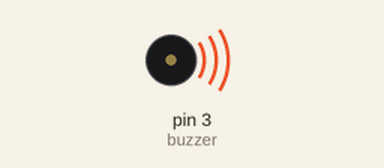
This sketch was run on a simulated Arduino Uno, built with avr-gcc and run on an emulated ATmega328P. On the bench: buzzer (waves = sounding). No radio packets arrive unless stated.

Above: at 0.1 s.
At 12.51 s:
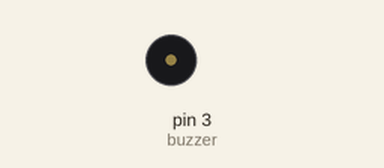
Timing chart, 0 to 13.4 s (numbered marks = the images above):
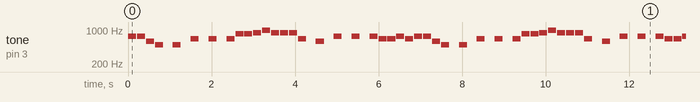

The sketch:

Validacion.ino
```cpp
/*
  Take on me
  Connect a piezo buzzer or speaker to pin 11 or select a new pin.
  More songs available at https://github.com/robsoncouto/arduino-songs

                                              Robson Couto, 2019
*/

#include <SPI.h>
#include <nRF24L01.h>
#include <RF24.h>
#include "pitches.h"

#define RX_ADDRESS "AVUS"
#define TX_ADDRESS "AVUZ"
byte address[6] = RX_ADDRESS;
byte addressb[6] = TX_ADDRESS;
RF24 radio(9, 10);  //CSN and CE pins

// The sizeof this struct should not exceed 32 bytes
struct Received_data {
  byte ch1;
};
int ch1_value = 0;
Received_data received_data;
//************* TRANSMISIÓN **********************************************//
struct Data_to_be_sent {
  byte ch2;
};
Data_to_be_sent sent_data;
int ReadVoltage ;
int up = 0;
int down = 0;
/**************************************************/
int melodyPin = 3;
const int PinSalir = LOW;

// change this to make the song slower or faster
int tempo = 140;

// change this to whichever pin you want to use
int buzzer = 3;

// notes of the moledy followed by the duration.
// a 4 means a quarter note, 8 an eighteenth , 16 sixteenth, so on
// !!negative numbers are used to represent dotted notes,
// so -4 means a dotted quarter note, that is, a quarter plus an eighteenth!!
int melody[] = {

  // Take on me, by A-ha
  // Score available at https://musescore.com/user/27103612/scores/4834399
  // Arranged by Edward Truong

  NOTE_FS5,8, NOTE_FS5,8,NOTE_D5,8, NOTE_B4,8, REST,8, NOTE_B4,8, REST,8, NOTE_E5,8,
  REST,8, NOTE_E5,8, REST,8, NOTE_E5,8, NOTE_GS5,8, NOTE_GS5,8, NOTE_A5,8, NOTE_B5,8,
  NOTE_A5,8, NOTE_A5,8, NOTE_A5,8, NOTE_E5,8, REST,8, NOTE_D5,8, REST,8, NOTE_FS5,8,
  REST,8, NOTE_FS5,8, REST,8, NOTE_FS5,8, NOTE_E5,8, NOTE_E5,8, NOTE_FS5,8, NOTE_E5,8,
  NOTE_FS5,8, NOTE_FS5,8,NOTE_D5,8, NOTE_B4,8, REST,8, NOTE_B4,8, REST,8, NOTE_E5,8,

  REST,8, NOTE_E5,8, REST,8, NOTE_E5,8, NOTE_GS5,8, NOTE_GS5,8, NOTE_A5,8, NOTE_B5,8,
  NOTE_A5,8, NOTE_A5,8, NOTE_A5,8, NOTE_E5,8, REST,8, NOTE_D5,8, REST,8, NOTE_FS5,8,
  REST,8, NOTE_FS5,8, REST,8, NOTE_FS5,8, NOTE_E5,8, NOTE_E5,8, NOTE_FS5,8, NOTE_E5,8,
  NOTE_FS5,8, NOTE_FS5,8,NOTE_D5,8, NOTE_B4,8, REST,8, NOTE_B4,8, REST,8, NOTE_E5,8,
  REST,8, NOTE_E5,8, REST,8, NOTE_E5,8, NOTE_GS5,8, NOTE_GS5,8, NOTE_A5,8, NOTE_B5,8,

  NOTE_A5,8, NOTE_A5,8, NOTE_A5,8, NOTE_E5,8, REST,8, NOTE_D5,8, REST,8, NOTE_FS5,8,
  REST,8, NOTE_FS5,8, REST,8, NOTE_FS5,8, NOTE_E5,8, NOTE_E5,8, NOTE_FS5,8, NOTE_E5,8,

};

// sizeof gives the number of bytes, each int value is composed of two bytes (16 bits)
// there are two values per note (pitch and duration), so for each note there are four bytes
int notes = sizeof(melody) / sizeof(melody[0]) / 2;

// this calculates the duration of a whole note in ms
int wholenote = (60000 * 4) / tempo;

int divider = 0, noteDuration = 0;

void setup()
{
  pinMode(PinSalir, INPUT);
  //Serial.begin(9600);
  //We reset the received values
  received_data.ch1 = 124;
  //sent_data.ch2 = 223;
  //Once again, begin and radio configuration
  radio.begin();
  radio.setAutoAck(false);
  radio.setDataRate(RF24_250KBPS);
  radio.openReadingPipe(1, address);
  radio.openWritingPipe(addressb);
  //We start the radio comunication
  radio.startListening();
}

/**************************************************/

unsigned long last_Time = 0;

//We create the function that will read the data each certain time
void receive_the_data()
{
  while ( radio.available() ) {
    radio.read(&received_data, sizeof(Received_data));
    last_Time = millis(); //Here we receive the data
  }
}

/**************************************************/

int estado = 1;

void loop()
{
//  if (digitalRead(PinSalir) == LOW) {
//    Serial.println("LOW");
//  }
//if (Serial.available() > 0) {
//ch1_value = Serial.read();
// Serial.println(ch1_value);
//}

  switch (estado) {
    case 1:
      //Receive the radio data
      receive_the_data();
      ch1_value = received_data.ch1;
//      Serial.println(ch1_value);

      //if (ch1_value == 55) {
        //Serial.println("bbb");
        sing();
        //received_data.ch1 = 33;
      //}
      //estado = 2;
      break;
    case 2:
                ReadVoltage = analogRead(A0);
                if(ReadVoltage<=100&&down==0){
                  radio.stopListening();
                  sent_data.ch2 = 10;
                   for(int y=0;y<100;y++){
                      radio.write(&sent_data, sizeof(Data_to_be_sent));
                      // Serial.println(sent_data.ch2);
                      delay(1);
                   }
                 //Serial.println("down");
                 down=1;
                 up=0;
                 radio.startListening();
                }
                if(ReadVoltage>=900&&up==0){
                  sent_data.ch2 = 20;
                  radio.stopListening();
                   for(int y=0;y<100;y++){
                      radio.write(&sent_data, sizeof(Data_to_be_sent));
                       //Serial.println(sent_data.ch2);
                      delay(1);
                   }
                 //Serial.println("up");
                 down=0;
                 up=1;
                 radio.startListening();
                }

      estado = 1;
      break;
  }
}//Loop end

void sing() {
  // iterate over the notes of the melody.
  // Remember, the array is twice the number of notes (notes + durations)
  for (int thisNote = 0; thisNote < notes * 2; thisNote = thisNote + 2) {

    // calculates the duration of each note
    divider = melody[thisNote + 1];
    if (divider > 0) {
      // regular note, just proceed
      noteDuration = (wholenote) / divider;
    } else if (divider < 0) {
      // dotted notes are represented with negative durations!!
      noteDuration = (wholenote) / abs(divider);
      noteDuration *= 1.5; // increases the duration in half for dotted notes
    }

    // we only play the note for 90% of the duration, leaving 10% as a pause
    tone(buzzer, melody[thisNote], noteDuration * 0.9);

    // Wait for the specief duration before playing the next note.
    delay(noteDuration);

    // stop the waveform generation before the next note.
    noTone(buzzer);
  }
}
```

pitches.h
```cpp
/*************************************************
 * Public Constants
 *************************************************/

#define NOTE_B0  31
#define NOTE_C1  33
#define NOTE_CS1 35
#define NOTE_D1  37
#define NOTE_DS1 39
#define NOTE_E1  41
#define NOTE_F1  44
#define NOTE_FS1 46
#define NOTE_G1  49
#define NOTE_GS1 52
#define NOTE_A1  55
#define NOTE_AS1 58
#define NOTE_B1  62
#define NOTE_C2  65
#define NOTE_CS2 69
#define NOTE_D2  73
#define NOTE_DS2 78
#define NOTE_E2  82
#define NOTE_F2  87
#define NOTE_FS2 93
#define NOTE_G2  98
#define NOTE_GS2 104
#define NOTE_A2  110
#define NOTE_AS2 117
#define NOTE_B2  123
#define NOTE_C3  131
#define NOTE_CS3 139
#define NOTE_D3  147
#define NOTE_DS3 156
#define NOTE_E3  165
#define NOTE_F3  175
#define NOTE_FS3 185
#define NOTE_G3  196
#define NOTE_GS3 208
#define NOTE_A3  220
#define NOTE_AS3 233
#define NOTE_B3  247
#define NOTE_C4  262
#define NOTE_CS4 277
#define NOTE_D4  294
#define NOTE_DS4 311
#define NOTE_E4  330
#define NOTE_F4  349
#define NOTE_FS4 370
#define NOTE_G4  392
#define NOTE_GS4 415
#define NOTE_A4  440
#define NOTE_AS4 466
#define NOTE_B4  494
#define NOTE_C5  523
#define NOTE_CS5 554
#define NOTE_D5  587
#define NOTE_DS5 622
#define NOTE_E5  659
#define NOTE_F5  698
#define NOTE_FS5 740
#define NOTE_G5  784
#define NOTE_GS5 831
#define NOTE_A5  880
#define NOTE_AS5 932
#define NOTE_B5  988
#define NOTE_C6  1047
#define NOTE_CS6 1109
#define NOTE_D6  1175
#define NOTE_DS6 1245
#define NOTE_E6  1319
#define NOTE_F6  1397
#define NOTE_FS6 1480
#define NOTE_G6  1568
#define NOTE_GS6 1661
#define NOTE_A6  1760
#define NOTE_AS6 1865
#define NOTE_B6  1976
#define NOTE_C7  2093
#define NOTE_CS7 2217
#define NOTE_D7  2349
#define NOTE_DS7 2489
#define NOTE_E7  2637
#define NOTE_F7  2794
#define NOTE_FS7 2960
#define NOTE_G7  3136
#define NOTE_GS7 3322
#define NOTE_A7  3520
#define NOTE_AS7 3729
#define NOTE_B7  3951
#define NOTE_C8  4186
#define NOTE_CS8 4435
#define NOTE_D8  4699
#define NOTE_DS8 4978
#define REST      0
```

Measured:
- by itself, tone on pin 3 (buzzer): plays 740 Hz for 0.19 s, 740 Hz for 0.19 s, 587 Hz for 0.19 s, 494 Hz for 0.19 s, 494 Hz for 0.19 s, 659 Hz for 0.19 s … (456 notes in this stretch)
